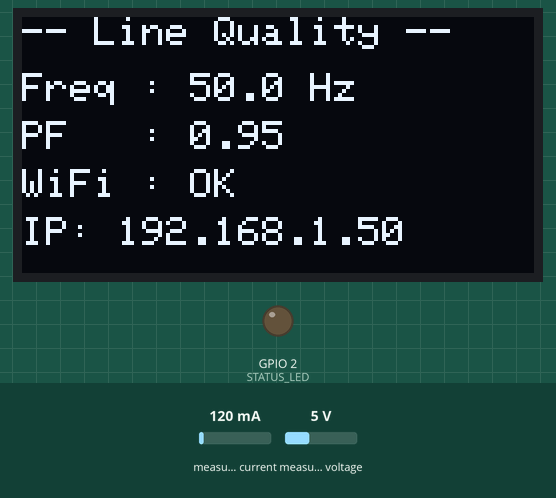
Simulated run of this sketch. Board: ESP32. On the bench: 128×64 one-colour display, output pins drawn as LEDs (lit = HIGH). The test bench sets the inputs (shaded band); at power-on: measured current 120 mA, measured voltage 5 V. WiFi joins after 1.5 s; servers stay silent unless stated; EEPROM starts erased; no MQTT or app messages arrive unless stated; what the sketch prints to the serial monitor is not drawn.

Above: at 7.4 s.
7.5 s: measured current set to 40 mA
At 9.6 s:
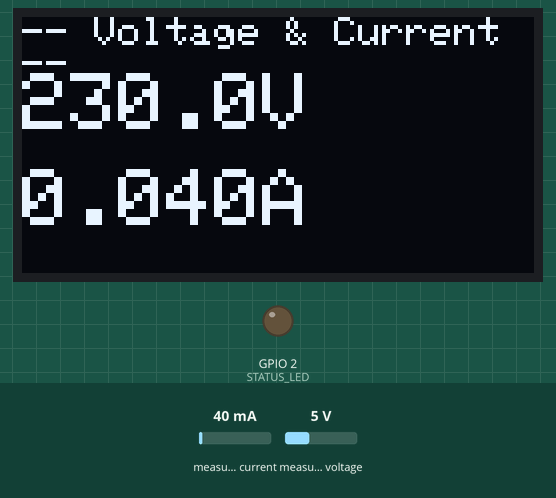
10.5 s: measured voltage set to 0.3 V
At 13.1 s:
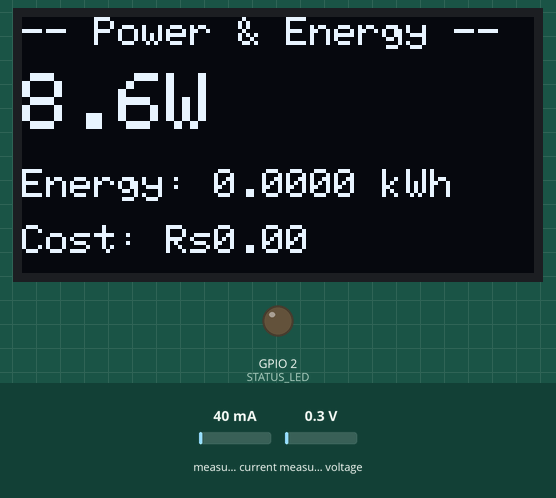
16.5 s: measured current set to 500 mA
At 18.9 s:
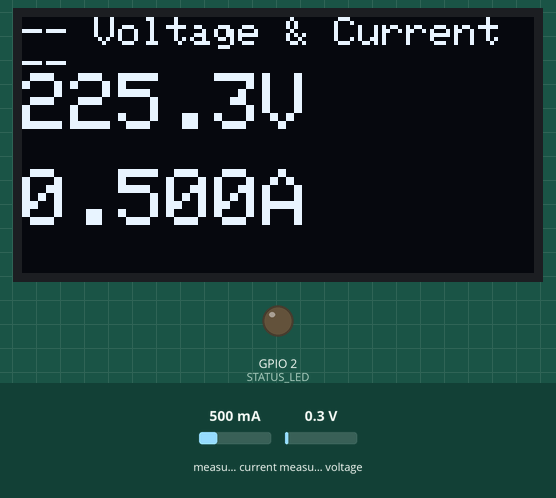
19.5 s: measured voltage set to 3.8 V
At 22.4 s:
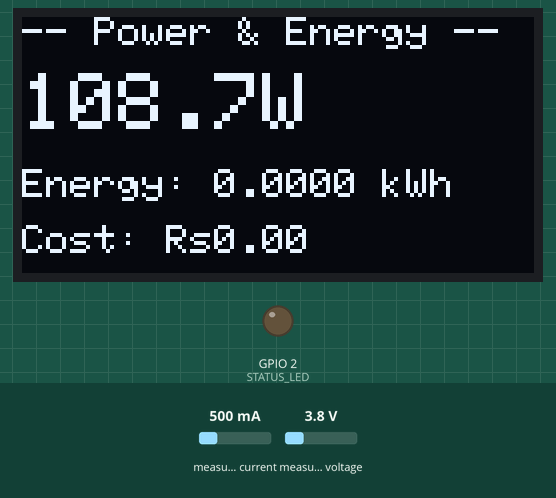
Timing chart, 0 to 23.5 s (numbered marks = the images above; inputs shaded):
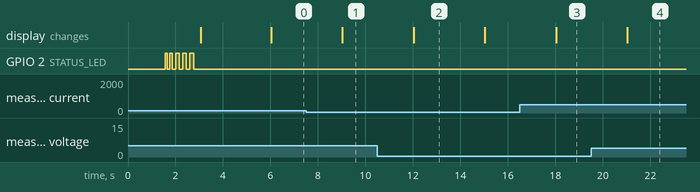

Measured:
- after the input at 7.5 s, the display: changes after 1.5 s (image 1)
- after the input at 16.5 s, the display: changes after 1.5 s (image 3)
- after the input at 19.5 s, the display: changes after 1.5 s (image 4)
- what the display in image 2 shows lasts 3.0 s, from 12.0 s to 15.0 s

The sketch:

smart_electricity_monitor.ino
```cpp
/*
 * ============================================================
 *  SMART ELECTRICITY MONITORING SYSTEM
 * ============================================================
 *  Hardware : ESP32 + PZEM-004T v3.0 + 0.96" OLED (SSD1306)
 *  Protocol : MQTT over Wi-Fi
 *  Dashboard: Node-RED / MQTT Explorer / Home Assistant
 * ============================================================
 *  Libraries required (install via Arduino Library Manager):
 *    - PZEM004Tv30   by olehs      (search "PZEM-004T")
 *    - Adafruit SSD1306             (search "SSD1306")
 *    - Adafruit GFX Library         (search "Adafruit GFX")
 *    - PubSubClient  by knolleary   (search "PubSubClient")
 *    - ArduinoJson   by bblanchon   (search "ArduinoJson")
 * ============================================================
 */

#include <Arduino.h>
#include <WiFi.h>
#include <PubSubClient.h>
#include <ArduinoJson.h>
#include <Wire.h>
#include <Adafruit_GFX.h>
#include <Adafruit_SSD1306.h>
#include <PZEM004Tv30.h>
#include <Preferences.h>  // NVS – persist cumulative energy across resets

// ─────────────────────────────────────────────
//  USER CONFIGURATION  ← edit these
// ─────────────────────────────────────────────
#define WIFI_SSID       "YOUR_WIFI_SSID"
#define WIFI_PASSWORD   "YOUR_WIFI_PASSWORD"

#define MQTT_BROKER     "192.168.1.100"   // your broker IP or hostname
#define MQTT_PORT       1883
#define MQTT_USER       ""                // leave blank if no auth
#define MQTT_PASS       ""
#define MQTT_CLIENT_ID  "esp32-energy-meter"

// MQTT Topics
#define TOPIC_DATA      "home/energy/data"
#define TOPIC_ALERT     "home/energy/alert"
#define TOPIC_STATUS    "home/energy/status"
#define TOPIC_RESET     "home/energy/reset"   // subscribe – reset energy counter

// Alert threshold
#define POWER_ALERT_W   2000.0f   // alert when instantaneous power > 2000 W
#define ENERGY_ALERT_KWH 10.0f   // alert when session energy > 10 kWh

// Intervals (ms)
#define SAMPLE_INTERVAL_MS   2000
#define MQTT_PUBLISH_MS      5000
#define DISPLAY_CYCLE_MS     3000

// ─────────────────────────────────────────────
//  PIN MAPPING
// ─────────────────────────────────────────────
// PZEM-004T v3 uses UART – connect via HardwareSerial
//   PZEM TX → ESP32 GPIO16 (RX2)
//   PZEM RX → ESP32 GPIO17 (TX2)  (through 5V↔3.3V level shifter)
#define PZEM_RX_PIN  16
#define PZEM_TX_PIN  17

// OLED on I²C
//   SDA → GPIO21,  SCL → GPIO22  (ESP32 default I²C)
#define OLED_WIDTH   128
#define OLED_HEIGHT   64
#define OLED_ADDR    0x3C

// Built-in LED for status blink
#define STATUS_LED   2

// ─────────────────────────────────────────────
//  GLOBALS
// ─────────────────────────────────────────────
HardwareSerial pzemSerial(2);               // UART2
PZEM004Tv30    pzem(&pzemSerial, PZEM_RX_PIN, PZEM_TX_PIN);
Adafruit_SSD1306 oled(OLED_WIDTH, OLED_HEIGHT, &Wire, -1);

WiFiClient     wifiClient;
PubSubClient   mqtt(wifiClient);
Preferences    prefs;

// Live readings
struct Readings {
  float voltage     = 0;   // V
  float current     = 0;   // A
  float power       = 0;   // W
  float energy      = 0;   // kWh (from PZEM)
  float frequency   = 0;   // Hz
  float powerFactor = 0;
  bool  valid       = false;
};

Readings latest;

// Cumulative energy (persisted in NVS)
float sessionEnergyKWh = 0.0f;

// Timers
unsigned long lastSample  = 0;
unsigned long lastPublish = 0;
unsigned long lastDisplay = 0;

uint8_t displayPage = 0;   // rotate display pages

bool powerAlertSent  = false;
bool energyAlertSent = false;

// ─────────────────────────────────────────────
//  FUNCTION PROTOTYPES
// ─────────────────────────────────────────────
void connectWiFi();
void connectMQTT();
void mqttCallback(char* topic, byte* payload, unsigned int len);
void readPZEM();
void publishData();
void publishAlert(const char* message);
void updateDisplay();
void drawPage0();   // Voltage / Current
void drawPage1();   // Power / Energy
void drawPage2();   // Frequency / PF / Status
void blinkLED(int times, int delayMs);

// ─────────────────────────────────────────────
//  SETUP
// ─────────────────────────────────────────────
void setup() {
  Serial.begin(115200);
  Serial.println("\n=== Smart Electricity Monitor ===");

  pinMode(STATUS_LED, OUTPUT);
  digitalWrite(STATUS_LED, LOW);

  // NVS – restore session energy
  prefs.begin("energy", false);
  sessionEnergyKWh = prefs.getFloat("session_kwh", 0.0f);
  Serial.printf("Restored session energy: %.4f kWh\n", sessionEnergyKWh);

  // OLED
  if (!oled.begin(SSD1306_SWITCHCAPVCC, OLED_ADDR)) {
    Serial.println("OLED init failed!");
  } else {
    oled.clearDisplay();
    oled.setTextColor(SSD1306_WHITE);
    oled.setTextSize(1);
    oled.setCursor(10, 20);
    oled.println("  Energy Monitor");
    oled.setCursor(10, 36);
    oled.println("  Initialising...");
    oled.display();
  }

  // Wi-Fi
  connectWiFi();

  // MQTT
  mqtt.setServer(MQTT_BROKER, MQTT_PORT);
  mqtt.setCallback(mqttCallback);
  mqtt.setBufferSize(512);
  connectMQTT();

  // PZEM serial (already configured by library constructor)
  Serial.println("PZEM-004T ready.");

  blinkLED(3, 150);
}

// ─────────────────────────────────────────────
//  LOOP
// ─────────────────────────────────────────────
void loop() {
  // Keep MQTT alive
  if (!mqtt.connected()) connectMQTT();
  mqtt.loop();

  unsigned long now = millis();

  // Sample PZEM
  if (now - lastSample >= SAMPLE_INTERVAL_MS) {
    lastSample = now;
    readPZEM();
  }

  // Publish to MQTT
  if (now - lastPublish >= MQTT_PUBLISH_MS) {
    lastPublish = now;
    if (latest.valid) publishData();
  }

  // Rotate OLED pages
  if (now - lastDisplay >= DISPLAY_CYCLE_MS) {
    lastDisplay = now;
    displayPage = (displayPage + 1) % 3;
    updateDisplay();
  }
}

// ─────────────────────────────────────────────
//  WI-FI
// ─────────────────────────────────────────────
void connectWiFi() {
  Serial.printf("Connecting to WiFi: %s", WIFI_SSID);
  WiFi.begin(WIFI_SSID, WIFI_PASSWORD);
  int attempts = 0;
  while (WiFi.status() != WL_CONNECTED && attempts < 30) {
    delay(500);
    Serial.print(".");
    attempts++;
  }
  if (WiFi.status() == WL_CONNECTED) {
    Serial.printf("\nWiFi connected. IP: %s\n", WiFi.localIP().toString().c_str());
    blinkLED(2, 100);
  } else {
    Serial.println("\nWiFi failed – running offline.");
  }
}

// ─────────────────────────────────────────────
//  MQTT
// ─────────────────────────────────────────────
void connectMQTT() {
  int attempts = 0;
  while (!mqtt.connected() && attempts < 5) {
    Serial.print("MQTT connecting...");
    bool ok = (strlen(MQTT_USER) > 0)
      ? mqtt.connect(MQTT_CLIENT_ID, MQTT_USER, MQTT_PASS,
                     TOPIC_STATUS, 1, true, "{\"online\":false}")
      : mqtt.connect(MQTT_CLIENT_ID, nullptr, nullptr,
                     TOPIC_STATUS, 1, true, "{\"online\":false}");
    if (ok) {
      Serial.println(" connected.");
      mqtt.subscribe(TOPIC_RESET);
      // Publish online status (retained)
      mqtt.publish(TOPIC_STATUS, "{\"online\":true}", true);
    } else {
      Serial.printf(" failed (rc=%d). Retry in 3 s.\n", mqtt.state());
      delay(3000);
    }
    attempts++;
  }
}

// MQTT incoming message handler
void mqttCallback(char* topic, byte* payload, unsigned int len) {
  String msg;
  for (unsigned int i = 0; i < len; i++) msg += (char)payload[i];
  Serial.printf("MQTT [%s]: %s\n", topic, msg.c_str());

  // Reset energy counter command
  if (String(topic) == TOPIC_RESET && msg == "RESET") {
    pzem.resetEnergy();
    sessionEnergyKWh = 0.0f;
    prefs.putFloat("session_kwh", 0.0f);
    powerAlertSent  = false;
    energyAlertSent = false;
    Serial.println("Energy counter reset.");
    mqtt.publish(TOPIC_ALERT, "{\"type\":\"info\",\"msg\":\"Energy counter reset\"}");
  }
}

// ─────────────────────────────────────────────
//  PZEM-004T READING
// ─────────────────────────────────────────────
void readPZEM() {
  float v  = pzem.voltage();
  float i  = pzem.current();
  float p  = pzem.power();
  float e  = pzem.energy();   // kWh on PZEM internal counter
  float hz = pzem.frequency();
  float pf = pzem.pf();

  if (isnan(v) || isnan(i) || isnan(p)) {
    Serial.println("PZEM read error – check wiring.");
    latest.valid = false;
    return;
  }

  latest.voltage     = v;
  latest.current     = i;
  latest.power       = p;
  latest.energy      = e;
  latest.frequency   = hz;
  latest.powerFactor = pf;
  latest.valid       = true;

  // Accumulate session energy into NVS (save every 10 readings ~20 s)
  static uint8_t saveCount = 0;
  sessionEnergyKWh = e;   // PZEM holds cumulative; just mirror it
  if (++saveCount >= 10) {
    saveCount = 0;
    prefs.putFloat("session_kwh", sessionEnergyKWh);
  }

  Serial.printf("[PZEM] V:%.1fV  I:%.3fA  P:%.1fW  E:%.4fkWh  Hz:%.1f  PF:%.2f\n",
                v, i, p, e, hz, pf);

  // ── Threshold Alerts ──────────────────────
  if (p > POWER_ALERT_W && !powerAlertSent) {
    powerAlertSent = true;
    char buf[128];
    snprintf(buf, sizeof(buf),
             "{\"type\":\"power\",\"msg\":\"Power exceeded %.0f W\",\"value\":%.1f}",
             POWER_ALERT_W, p);
    publishAlert(buf);
  } else if (p <= POWER_ALERT_W) {
    powerAlertSent = false;
  }

  if (e > ENERGY_ALERT_KWH && !energyAlertSent) {
    energyAlertSent = true;
    char buf[128];
    snprintf(buf, sizeof(buf),
             "{\"type\":\"energy\",\"msg\":\"Energy exceeded %.1f kWh\",\"value\":%.4f}",
             ENERGY_ALERT_KWH, e);
    publishAlert(buf);
  }
}

// ─────────────────────────────────────────────
//  MQTT PUBLISH
// ─────────────────────────────────────────────
void publishData() {
  StaticJsonDocument<256> doc;
  doc["voltage"]      = round(latest.voltage * 10) / 10.0;
  doc["current"]      = round(latest.current * 1000) / 1000.0;
  doc["power"]        = round(latest.power * 10) / 10.0;
  doc["energy_kwh"]   = round(latest.energy * 10000) / 10000.0;
  doc["frequency"]    = round(latest.frequency * 10) / 10.0;
  doc["power_factor"] = round(latest.powerFactor * 100) / 100.0;
  doc["timestamp"]    = millis() / 1000;

  // Estimated cost: assume ₹8/kWh (India) – adjust as needed
  doc["est_cost_inr"] = round(latest.energy * 8.0 * 100) / 100.0;

  char buf[256];
  serializeJson(doc, buf);
  mqtt.publish(TOPIC_DATA, buf, false);
  Serial.printf("Published: %s\n", buf);
}

void publishAlert(const char* json) {
  mqtt.publish(TOPIC_ALERT, json, false);
  Serial.printf("ALERT sent: %s\n", json);
  blinkLED(5, 80);
}

// ─────────────────────────────────────────────
//  OLED DISPLAY
// ─────────────────────────────────────────────
void updateDisplay() {
  oled.clearDisplay();
  if (!latest.valid) {
    oled.setCursor(10, 28);
    oled.setTextSize(1);
    oled.println("No PZEM signal...");
    oled.display();
    return;
  }
  switch (displayPage) {
    case 0: drawPage0(); break;
    case 1: drawPage1(); break;
    case 2: drawPage2(); break;
  }
  oled.display();
}

// Page 0 – Voltage & Current
void drawPage0() {
  oled.setTextSize(1);
  oled.setCursor(0, 0);
  oled.println("-- Voltage & Current --");

  oled.setTextSize(2);
  oled.setCursor(0, 14);
  oled.printf("%.1fV", latest.voltage);

  oled.setTextSize(2);
  oled.setCursor(0, 38);
  oled.printf("%.3fA", latest.current);
}

// Page 1 – Power & Energy
void drawPage1() {
  oled.setTextSize(1);
  oled.setCursor(0, 0);
  oled.println("-- Power & Energy --");

  oled.setTextSize(2);
  oled.setCursor(0, 14);
  oled.printf("%.1fW", latest.power);

  oled.setTextSize(1);
  oled.setCursor(0, 38);
  oled.printf("Energy: %.4f kWh", latest.energy);
  oled.setCursor(0, 52);
  oled.printf("Cost: Rs%.2f", latest.energy * 8.0f);
}

// Page 2 – Frequency, PF, Wi-Fi
void drawPage2() {
  oled.setTextSize(1);
  oled.setCursor(0, 0);
  oled.println("-- Line Quality --");

  oled.setCursor(0, 14);
  oled.printf("Freq : %.1f Hz", latest.frequency);
  oled.setCursor(0, 26);
  oled.printf("PF   : %.2f", latest.powerFactor);
  oled.setCursor(0, 38);
  oled.printf("WiFi : %s",
              WiFi.status() == WL_CONNECTED ? "OK" : "OFF");
  oled.setCursor(0, 50);
  if (WiFi.status() == WL_CONNECTED)
    oled.printf("IP: %s", WiFi.localIP().toString().c_str());
}

// ─────────────────────────────────────────────
//  UTILITY
// ─────────────────────────────────────────────
void blinkLED(int times, int delayMs) {
  for (int i = 0; i < times; i++) {
    digitalWrite(STATUS_LED, HIGH);
    delay(delayMs);
    digitalWrite(STATUS_LED, LOW);
    delay(delayMs);
  }
}
```
